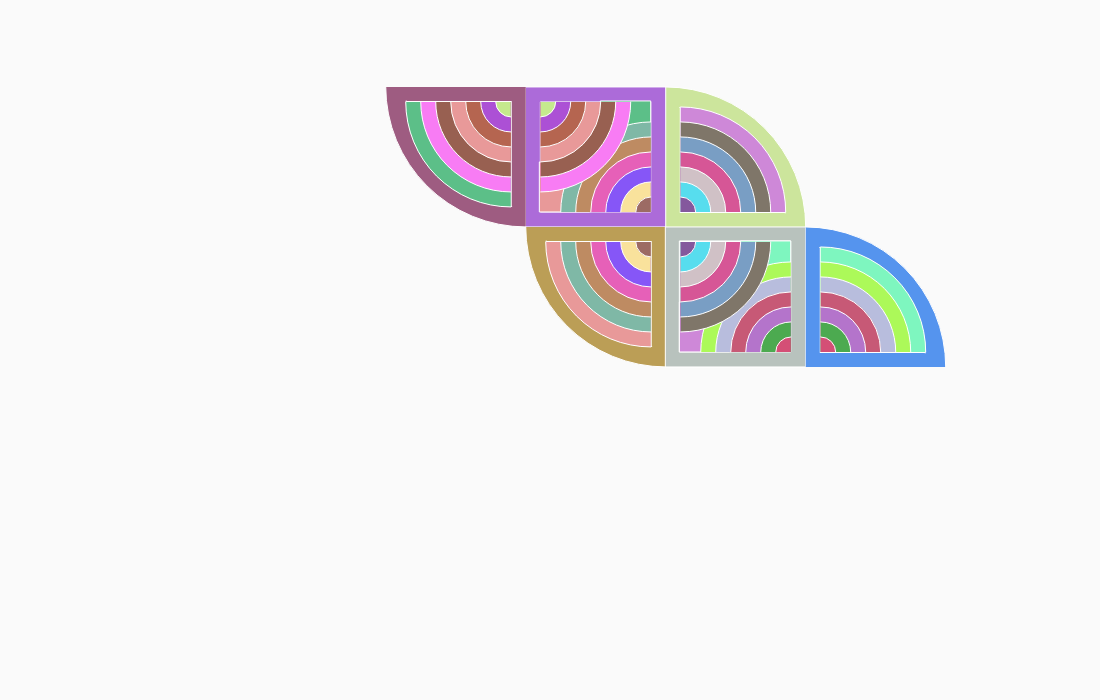
Frame 1 (no input)
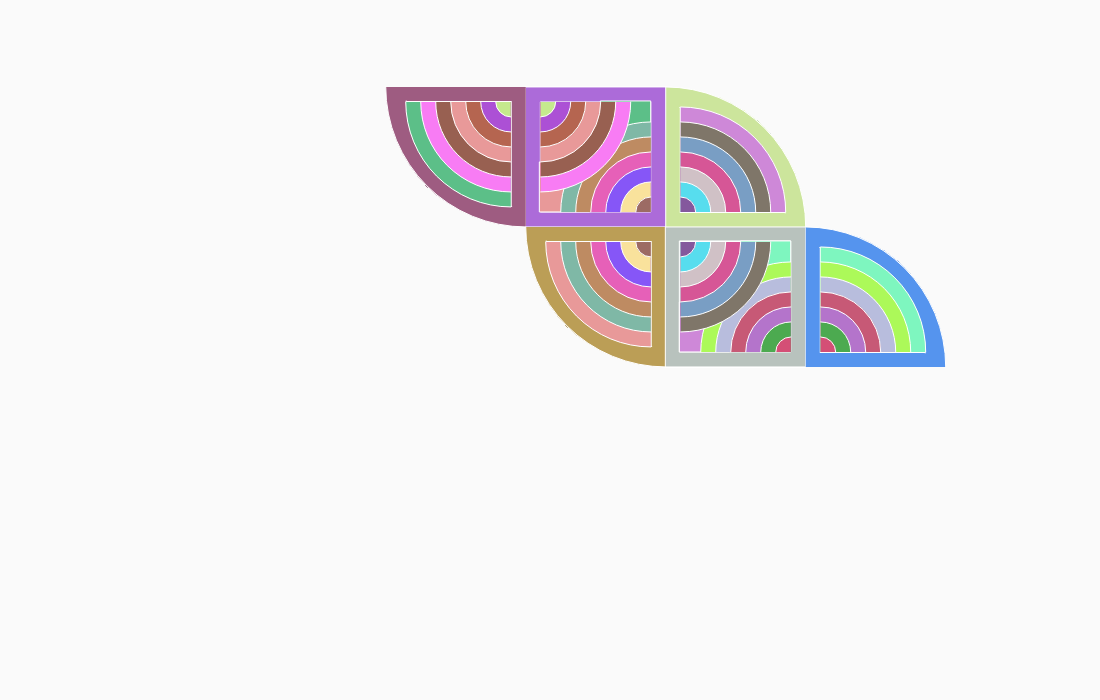
Frame 60 (no input)
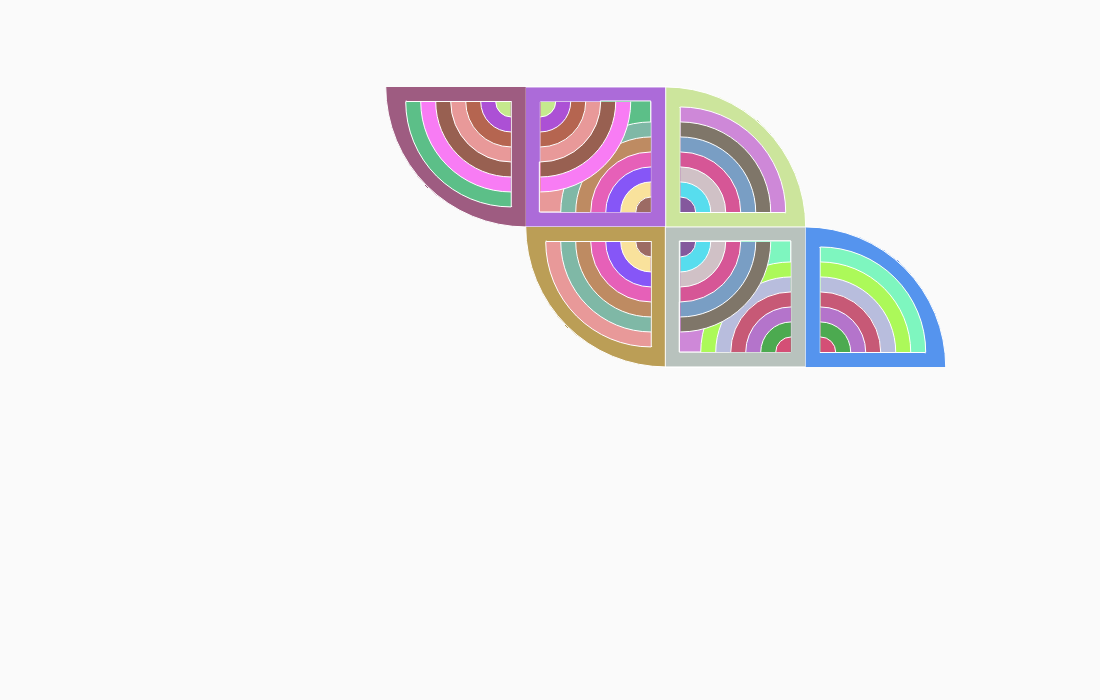
Frame 120 (the mouse pressed at the canvas centre since frame 60)

The p5.js sketch that drew these frames (run headless with seeded random() and noise() and a simulated clock; from frame 60 on, the mouse is pressed at the canvas centre):

// p5.js sketch
// ── sketch.js
var randX;
var randY;  

var randR;
var randG;
var randB; 

var col1;
var col2;
var col3;


function setup() {
	//initialize variables
	// sets first arc location
	randX = random(280, 820);
	randY = random(140, 560);
	//sets color patterns
	newRands();
	col1 = color(randR, randG, randB);	//UL, LM
	newRands();
	//	COLORED ARC SET
	col2 = color(randR, randG, randB);	//UL, LM 
	newRands();
	col3 = color(randR, randG, randB);	//UL, LM
	newRands();
	col4 = color(randR, randG, randB);	//UL, LM
	newRands();
	col5 = color(randR, randG, randB);	//UL, LM
	newRands();
	col6 = color(randR, randG, randB);	//UL, LM
	newRands();
	col7 = color(randR, randG, randB);	//UL, LM
	//	END CAS
	newRands();
	col8 = color(randR, randG, randB);	//UL
	newRands();
	col9 = color(randR, randG, randB);	//UM
	newRands();
	col10 = color(randR, randG, randB);	//UM
	newRands();
	col11 = color(randR, randG, randB);	//UM, UL
	// COLORED ARC SET 2
	newRands();
	col12 = color(randR, randG, randB);	//UM, LL
	newRands();
	col13 = color(randR, randG, randB);	//UM, LL
	newRands();
	col14 = color(randR, randG, randB);	//UM, LL
	newRands();
	col15 = color(randR, randG, randB);	//UM, LL
	newRands();
	col16 = color(randR, randG, randB);	//UM, LL
	newRands();
	col17 = color(randR, randG, randB);	//UM, LL
	// END CAS
	// COLORED ARC SET 3
	newRands();
	col18 = color(randR, randG, randB);	//UM, UL
	newRands();
	col19 = color(randR, randG, randB);	//UM, UL
	newRands();
	col20 = color(randR, randG, randB);	//UM, UL
	newRands();
	col21 = color(randR, randG, randB);	//UM, UL
	newRands();
	col22 = color(randR, randG, randB);	//UM, UL
	newRands();
	col23 = color(randR, randG, randB);	//UM, UL
	// END CAS
	newRands();
	col24 = color(randR, randG, randB);	//UL
	newRands();
	col25 = color(randR, randG, randB);	//LL
	newRands();
	col26 = color(randR, randG, randB);	//LM
	newRands();
	col27 = color(randR, randG, randB);	//LM
	//	COLORED ARC SET 4
	newRands();
	col28 = color(randR, randG, randB);	//LM, LR
	newRands();
	col29 = color(randR, randG, randB);	//LM, LR
	newRands();
	col30 = color(randR, randG, randB);	//LM, LR
	newRands();
	col31 = color(randR, randG, randB);	//LM, LR
	newRands();
	col32 = color(randR, randG, randB);	//LM, LR
	newRands();
	col33 = color(randR, randG, randB);	//LM, LR
	// 	END CAS
	newRands();
	col34 = color(randR, randG, randB); 
 
	createCanvas(1100, 700);
	background(250); 
}

function draw() {
	
	strokeWeight(1);
	stroke(255);
	//	UPPER LEFT (UL) (has randX/randY location)
	//main arc
	fill(col8);
	arc(randX, randY, 280, 280, PI+HALF_PI, TWO_PI);
	// inner white stroke
	fill(255);
	arc(randX+14, randY-14, 211, 211, PI+HALF_PI, TWO_PI);
	fill(col1);
	arc(randX+15, randY-15, 210, 210, PI+HALF_PI, TWO_PI);
	//CAS 1
	fill(col2);
	arc(randX+15, randY-15, 180, 180, PI+HALF_PI, TWO_PI);
	fill(col3);
	arc(randX+15, randY-15, 150, 150, PI+HALF_PI, TWO_PI);
	fill(col4);
	arc(randX+15, randY-15, 120, 120, PI+HALF_PI, TWO_PI);
	fill(col5);
	arc(randX+15, randY-15, 90, 90, PI+HALF_PI, TWO_PI);
	fill(col6);
	arc(randX+15, randY-15, 60, 60, PI+HALF_PI, TWO_PI);
	fill(col7);
	arc(randX+15, randY-15, 30, 30, PI+HALF_PI, TWO_PI);
	
	//	UPPER MID RECT (UM)
	// rectangles
	fill(col9); 
	rect(randX-140,randY-140,140,140);
	fill(255); 
	rect(randX-125,randY-125, 110,110);
	fill(col10); 
	rect(randX-126,randY-65,50,50);
	fill(col11); 
	rect(randX-65,randY-126,50,50);
	//CAS 2
	fill(col12);
	arc(randX-15, randY-15, 180, 180, PI, PI+HALF_PI);
	fill(col13);
	arc(randX-15, randY-15, 150, 150, PI, PI+HALF_PI);
	fill(col14);
	arc(randX-15, randY-15, 120, 120, PI, PI+HALF_PI);
	fill(col15);
	arc(randX-15, randY-15, 90, 90, PI, PI+HALF_PI);
	fill(col16);
	arc(randX-15, randY-15, 60, 60, PI, PI+HALF_PI);
	fill(col17);
	arc(randX-15, randY-15, 30, 30, PI, PI+HALF_PI);
	//CAS 3
	fill(col18);
	arc(randX-125, randY-125, 180, 180, 0, HALF_PI);
	fill(col19);
	arc(randX-125, randY-125, 150, 150, 0, HALF_PI);
	fill(col10);
	arc(randX-125, randY-125, 120, 120, 0, HALF_PI);
	fill(col21);
	arc(randX-125, randY-125, 90, 90, 0, HALF_PI);
	fill(col22);
	arc(randX-125, randY-125, 60, 60, 0, HALF_PI);
	fill(col23);
	arc(randX-125, randY-125, 30, 30, 0, HALF_PI);

	//	UPPER LEFT ARC
	// main arc
	fill(col24);
	arc(randX-140, randY-140, 280, 280, HALF_PI, PI);
	// inner white stroke
	fill(255);
	arc(randX-154, randY-126, 211, 211, HALF_PI, PI);
	// non cas3 arc
	fill(col11);
	arc(randX-155, randY-125, 210, 210, HALF_PI, PI);
	//CAS 3
	fill(col18);
	arc(randX-155, randY-125, 180, 180, HALF_PI, PI);
	fill(col19);
	arc(randX-155, randY-125, 150, 150, HALF_PI, PI);
	fill(col10);
	arc(randX-155, randY-125, 120, 120, HALF_PI, PI);
	fill(col21);
	arc(randX-155, randY-125, 90, 90, HALF_PI, PI);
	fill(col22);
	arc(randX-155, randY-125, 60, 60, HALF_PI, PI);
	fill(col23);
	arc(randX-155, randY-125, 30, 30, HALF_PI, PI);

	//	LOWER LEFT ARC (LL)
	// main arc
	fill(col25);
	arc(randX, randY, 280, 280, HALF_PI, PI);
	// inner white stroke
	fill(255);
	arc(randX-14, randY+14, 211, 211, HALF_PI, PI);
	// non cas3 arc
	fill(col10);
	arc(randX-15, randY+15, 210, 210, HALF_PI, PI);
	//CAS 3
	fill(col12);
	arc(randX-15, randY+15, 180, 180, HALF_PI, PI);
	fill(col13);
	arc(randX-15, randY+15, 150, 150, HALF_PI, PI);
	fill(col14);
	arc(randX-15, randY+15, 120, 120, HALF_PI, PI);
	fill(col15);
	arc(randX-15, randY+15, 90, 90, HALF_PI, PI);
	fill(col16);
	arc(randX-15, randY+15, 60, 60, HALF_PI, PI);
	fill(col17);
	arc(randX-15, randY+15, 30, 30, HALF_PI, PI);

	//	LOWER MID RECT
	// rectangles
	fill(col26); 
	rect(randX,randY,140,140);
	fill(255); 
	rect(randX+14,randY+14, 111,111);
	fill(col1); 
	rect(randX+14,randY+75,50,50);
	fill(col27); 
	rect(randX+75,randY+14,50,50);
	//CAS 4
	fill(col28);
	arc(randX+125, randY+125, 180, 180, PI, PI+HALF_PI);
	fill(col29);
	arc(randX+125, randY+125, 150, 150, PI, PI+HALF_PI);
	fill(col30);
	arc(randX+125, randY+125, 120, 120, PI, PI+HALF_PI);
	fill(col31);
	arc(randX+125, randY+125, 90, 90, PI, PI+HALF_PI);
	fill(col32);
	arc(randX+125, randY+125, 60, 60, PI, PI+HALF_PI);
	fill(col33);
	arc(randX+125, randY+125, 30, 30, PI, PI+HALF_PI);
	//CAS 1
	fill(col2);
	arc(randX+15, randY+15, 180, 180, 0, HALF_PI);
	fill(col3);
	arc(randX+15, randY+15, 150, 150, 0, HALF_PI);
	fill(col4);
	arc(randX+15, randY+15, 120, 120, 0, HALF_PI);
	fill(col5);
	arc(randX+15, randY+15, 90, 90, 0, HALF_PI);
	fill(col6);
	arc(randX+15, randY+15, 60, 60, 0, HALF_PI);
	fill(col7);
	arc(randX+15, randY+15, 30, 30, 0, HALF_PI);

	//	LOWER RIGHT ARC
	// main arc
	fill(col34);
	arc(randX+140, randY+140, 280, 280, PI+HALF_PI, TWO_PI);
	// white fill
	fill(255);
	arc(randX+154, randY+126, 211, 211, PI+HALF_PI, TWO_PI);
	//outer arc
	fill(col27);
	arc(randX+155, randY+125, 210, 210, PI+HALF_PI, TWO_PI);
	//CAS 4
	fill(col28);
	arc(randX+155, randY+125, 180, 180, PI+HALF_PI, TWO_PI);
	fill(col29);
	arc(randX+155, randY+125, 150, 150, PI+HALF_PI, TWO_PI);
	fill(col30);
	arc(randX+155, randY+125, 120, 120, PI+HALF_PI, TWO_PI);
	fill(col31);
	arc(randX+155, randY+125, 90, 90, PI+HALF_PI, TWO_PI);
	fill(col32);
	arc(randX+155, randY+125, 60, 60, PI+HALF_PI, TWO_PI);
	fill(col33);
	arc(randX+155, randY+125, 30, 30, PI+HALF_PI, TWO_PI);
	
}

function newRands() {
	randR = random(75,250);
	randG = random(75,250);
	randB = random(75,250);
}
